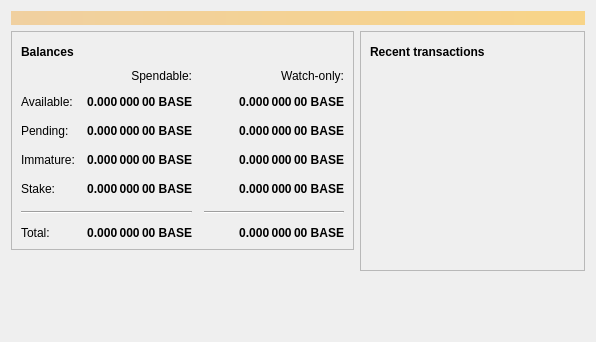
<?xml version="1.0" encoding="UTF-8"?>
<ui version="4.0">
 <class>OverviewPage</class>
 <widget class="QWidget" name="OverviewPage">
  <property name="geometry">
   <rect>
    <x>0</x>
    <y>0</y>
    <width>596</width>
    <height>342</height>
   </rect>
  </property>
  <property name="windowTitle">
   <string>Form</string>
  </property>
  <layout class="QVBoxLayout" name="topLayout">
   <item>
    <widget class="QLabel" name="labelAlerts">
     <property name="visible">
      <bool>false</bool>
     </property>
     <property name="styleSheet">
      <string notr="true">QLabel { background-color: qlineargradient(x1: 0, y1: 0, x2: 1, y2: 0, stop:0 #F0D0A0, stop:1 #F8D488); color:#000000; }</string>
     </property>
     <property name="wordWrap">
      <bool>true</bool>
     </property>
     <property name="margin">
      <number>3</number>
     </property>
     <property name="textInteractionFlags">
      <set>Qt::TextSelectableByMouse</set>
     </property>
    </widget>
   </item>
   <item>
    <layout class="QHBoxLayout" name="horizontalLayout" stretch="1,1">
     <item>
      <layout class="QVBoxLayout" name="verticalLayout_2">
       <item>
        <widget class="QFrame" name="frame">
         <property name="frameShape">
          <enum>QFrame::StyledPanel</enum>
         </property>
         <property name="frameShadow">
          <enum>QFrame::Raised</enum>
         </property>
         <layout class="QVBoxLayout" name="verticalLayout_4">
          <item>
           <layout class="QHBoxLayout" name="horizontalLayout_4">
            <item>
             <widget class="QLabel" name="label_5">
              <property name="font">
               <font>
                <weight>75</weight>
                <bold>true</bold>
               </font>
              </property>
              <property name="text">
               <string>Balances</string>
              </property>
             </widget>
            </item>
            <item>
             <widget class="QPushButton" name="labelWalletStatus">
              <property name="enabled">
               <bool>true</bool>
              </property>
              <property name="maximumSize">
               <size>
                <width>30</width>
                <height>16777215</height>
               </size>
              </property>
              <property name="toolTip">
               <string>The displayed information may be out of date. Your wallet automatically synchronizes with the Basemoncoin network after a connection is established, but this process has not completed yet.</string>
              </property>
              <property name="text">
               <string/>
              </property>
              <property name="icon">
               <iconset resource="../basemoncoin.qrc">
                <normaloff>:/icons/warning</normaloff>
                <disabledoff>:/icons/warning</disabledoff>:/icons/warning</iconset>
              </property>
              <property name="iconSize">
               <size>
                <width>24</width>
                <height>24</height>
               </size>
              </property>
              <property name="flat">
               <bool>true</bool>
              </property>
             </widget>
            </item>
            <item>
             <spacer name="horizontalSpacer_3">
              <property name="orientation">
               <enum>Qt::Horizontal</enum>
              </property>
              <property name="sizeHint" stdset="0">
               <size>
                <width>40</width>
                <height>20</height>
               </size>
              </property>
             </spacer>
            </item>
           </layout>
          </item>
          <item>
           <layout class="QGridLayout" name="gridLayout">
            <property name="spacing">
             <number>12</number>
            </property>
            <item row="2" column="2">
             <widget class="QLabel" name="labelWatchPending">
              <property name="font">
               <font>
                <weight>75</weight>
                <bold>true</bold>
               </font>
              </property>
              <property name="cursor">
               <cursorShape>IBeamCursor</cursorShape>
              </property>
              <property name="toolTip">
               <string>Unconfirmed transactions to watch-only addresses</string>
              </property>
              <property name="text">
               <string notr="true">0.000 000 00 BASE</string>
              </property>
              <property name="alignment">
               <set>Qt::AlignRight|Qt::AlignTrailing|Qt::AlignVCenter</set>
              </property>
              <property name="textInteractionFlags">
               <set>Qt::LinksAccessibleByMouse|Qt::TextSelectableByKeyboard|Qt::TextSelectableByMouse</set>
              </property>
             </widget>
            </item>
            <item row="2" column="1">
             <widget class="QLabel" name="labelUnconfirmed">
              <property name="font">
               <font>
                <weight>75</weight>
                <bold>true</bold>
               </font>
              </property>
              <property name="cursor">
               <cursorShape>IBeamCursor</cursorShape>
              </property>
              <property name="toolTip">
               <string>Total of transactions that have yet to be confirmed, and do not yet count toward the spendable balance</string>
              </property>
              <property name="text">
               <string notr="true">0.000 000 00 BASE</string>
              </property>
              <property name="alignment">
               <set>Qt::AlignRight|Qt::AlignTrailing|Qt::AlignVCenter</set>
              </property>
              <property name="textInteractionFlags">
               <set>Qt::LinksAccessibleByMouse|Qt::TextSelectableByKeyboard|Qt::TextSelectableByMouse</set>
              </property>
             </widget>
            </item>
            <item row="3" column="2">
             <widget class="QLabel" name="labelWatchImmature">
              <property name="font">
               <font>
                <weight>75</weight>
                <bold>true</bold>
               </font>
              </property>
              <property name="cursor">
               <cursorShape>IBeamCursor</cursorShape>
              </property>
              <property name="toolTip">
               <string>Mined balance in watch-only addresses that has not yet matured</string>
              </property>
              <property name="text">
               <string notr="true">0.000 000 00 BASE</string>
              </property>
              <property name="alignment">
               <set>Qt::AlignRight|Qt::AlignTrailing|Qt::AlignVCenter</set>
              </property>
              <property name="textInteractionFlags">
               <set>Qt::LinksAccessibleByMouse|Qt::TextSelectableByKeyboard|Qt::TextSelectableByMouse</set>
              </property>
             </widget>
            </item>
            <item row="5" column="0" colspan="2">
             <widget class="Line" name="line">
              <property name="orientation">
               <enum>Qt::Horizontal</enum>
              </property>
             </widget>
            </item>
            <item row="5" column="2">
             <widget class="Line" name="lineWatchBalance">
              <property name="sizePolicy">
               <sizepolicy hsizetype="Preferred" vsizetype="Fixed">
                <horstretch>0</horstretch>
                <verstretch>0</verstretch>
               </sizepolicy>
              </property>
              <property name="minimumSize">
               <size>
                <width>140</width>
                <height>0</height>
               </size>
              </property>
              <property name="orientation">
               <enum>Qt::Horizontal</enum>
              </property>
             </widget>
            </item>
            <item row="6" column="0">
             <widget class="QLabel" name="labelTotalText">
              <property name="text">
               <string>Total:</string>
              </property>
             </widget>
            </item>
            <item row="3" column="1">
             <widget class="QLabel" name="labelImmature">
              <property name="font">
               <font>
                <weight>75</weight>
                <bold>true</bold>
               </font>
              </property>
              <property name="cursor">
               <cursorShape>IBeamCursor</cursorShape>
              </property>
              <property name="toolTip">
               <string>Mined balance that has not yet matured</string>
              </property>
              <property name="text">
               <string notr="true">0.000 000 00 BASE</string>
              </property>
              <property name="alignment">
               <set>Qt::AlignRight|Qt::AlignTrailing|Qt::AlignVCenter</set>
              </property>
              <property name="textInteractionFlags">
               <set>Qt::LinksAccessibleByMouse|Qt::TextSelectableByKeyboard|Qt::TextSelectableByMouse</set>
              </property>
             </widget>
            </item>
            <item row="2" column="3">
             <spacer name="horizontalSpacer_2">
              <property name="orientation">
               <enum>Qt::Horizontal</enum>
              </property>
              <property name="sizeHint" stdset="0">
               <size>
                <width>40</width>
                <height>20</height>
               </size>
              </property>
             </spacer>
            </item>
            <item row="3" column="0">
             <widget class="QLabel" name="labelImmatureText">
              <property name="text">
               <string>Immature:</string>
              </property>
             </widget>
            </item>
            <item row="4" column="1">
             <widget class="QLabel" name="labelStake">
              <property name="font">
               <font>
                <weight>75</weight>
                <bold>true</bold>
               </font>
              </property>
              <property name="cursor">
               <cursorShape>IBeamCursor</cursorShape>
              </property>
              <property name="toolTip">
               <string>Stake</string>
              </property>
              <property name="text">
               <string notr="true">0.000 000 00 BASE</string>
              </property>
              <property name="alignment">
               <set>Qt::AlignRight|Qt::AlignTrailing|Qt::AlignVCenter</set>
              </property>
              <property name="textInteractionFlags">
               <set>Qt::LinksAccessibleByMouse|Qt::TextSelectableByKeyboard|Qt::TextSelectableByMouse</set>
              </property>
             </widget>
            </item>
            <item row="4" column="3">
             <spacer name="horizontalSpacer_4">
              <property name="orientation">
               <enum>Qt::Horizontal</enum>
              </property>
              <property name="sizeHint" stdset="0">
               <size>
                <width>40</width>
                <height>20</height>
               </size>
              </property>
             </spacer>
            </item>
            <item row="4" column="0">
             <widget class="QLabel" name="labelStakeText">
              <property name="text">
                <string>Stake:</string>
              </property>
             </widget>
            </item>
            <item row="4" column="2">
             <widget class="QLabel" name="labelWatchStake">
              <property name="font">
               <font>
                <weight>75</weight>
                <bold>true</bold>
               </font>
              </property>
              <property name="cursor">
               <cursorShape>IBeamCursor</cursorShape>
              </property>
              <property name="toolTip">
               <string>Watch Stake</string>
              </property>
              <property name="text">
               <string notr="true">0.000 000 00 BASE</string>
              </property>
              <property name="alignment">
               <set>Qt::AlignRight|Qt::AlignTrailing|Qt::AlignVCenter</set>
              </property>
              <property name="textInteractionFlags">
               <set>Qt::LinksAccessibleByMouse|Qt::TextSelectableByKeyboard|Qt::TextSelectableByMouse</set>
              </property>
             </widget>
            </item>
            <item row="6" column="1">
             <widget class="QLabel" name="labelTotal">
              <property name="font">
               <font>
                <weight>75</weight>
                <bold>true</bold>
               </font>
              </property>
              <property name="cursor">
               <cursorShape>IBeamCursor</cursorShape>
              </property>
              <property name="toolTip">
               <string>Your current total balance</string>
              </property>
              <property name="text">
               <string notr="true">0.000 000 00 BASE</string>
              </property>
              <property name="alignment">
               <set>Qt::AlignRight|Qt::AlignTrailing|Qt::AlignVCenter</set>
              </property>
              <property name="textInteractionFlags">
               <set>Qt::LinksAccessibleByMouse|Qt::TextSelectableByKeyboard|Qt::TextSelectableByMouse</set>
              </property>
             </widget>
            </item>
            <item row="6" column="2">
             <widget class="QLabel" name="labelWatchTotal">
              <property name="font">
               <font>
                <weight>75</weight>
                <bold>true</bold>
               </font>
              </property>
              <property name="cursor">
               <cursorShape>IBeamCursor</cursorShape>
              </property>
              <property name="toolTip">
               <string>Current total balance in watch-only addresses</string>
              </property>
              <property name="text">
               <string notr="true">0.000 000 00 BASE</string>
              </property>
              <property name="alignment">
               <set>Qt::AlignRight|Qt::AlignTrailing|Qt::AlignVCenter</set>
              </property>
              <property name="textInteractionFlags">
               <set>Qt::LinksAccessibleByMouse|Qt::TextSelectableByKeyboard|Qt::TextSelectableByMouse</set>
              </property>
             </widget>
            </item>
            <item row="0" column="2">
             <widget class="QLabel" name="labelWatchonly">
              <property name="text">
               <string>Watch-only:</string>
              </property>
              <property name="alignment">
               <set>Qt::AlignRight|Qt::AlignTrailing|Qt::AlignVCenter</set>
              </property>
             </widget>
            </item>
            <item row="1" column="0">
             <widget class="QLabel" name="labelBalanceText">
              <property name="text">
               <string>Available:</string>
              </property>
             </widget>
            </item>
            <item row="1" column="1">
             <widget class="QLabel" name="labelBalance">
              <property name="font">
               <font>
                <weight>75</weight>
                <bold>true</bold>
               </font>
              </property>
              <property name="cursor">
               <cursorShape>IBeamCursor</cursorShape>
              </property>
              <property name="toolTip">
               <string>Your current spendable balance</string>
              </property>
              <property name="text">
               <string notr="true">0.000 000 00 BASE</string>
              </property>
              <property name="alignment">
               <set>Qt::AlignRight|Qt::AlignTrailing|Qt::AlignVCenter</set>
              </property>
              <property name="textInteractionFlags">
               <set>Qt::LinksAccessibleByMouse|Qt::TextSelectableByKeyboard|Qt::TextSelectableByMouse</set>
              </property>
             </widget>
            </item>
            <item row="1" column="2">
             <widget class="QLabel" name="labelWatchAvailable">
              <property name="font">
               <font>
                <weight>75</weight>
                <bold>true</bold>
               </font>
              </property>
              <property name="cursor">
               <cursorShape>IBeamCursor</cursorShape>
              </property>
              <property name="toolTip">
               <string>Your current balance in watch-only addresses</string>
              </property>
              <property name="text">
               <string notr="true">0.000 000 00 BASE</string>
              </property>
              <property name="alignment">
               <set>Qt::AlignRight|Qt::AlignTrailing|Qt::AlignVCenter</set>
              </property>
              <property name="textInteractionFlags">
               <set>Qt::LinksAccessibleByMouse|Qt::TextSelectableByKeyboard|Qt::TextSelectableByMouse</set>
              </property>
             </widget>
            </item>
            <item row="2" column="0">
             <widget class="QLabel" name="labelPendingText">
              <property name="text">
               <string>Pending:</string>
              </property>
             </widget>
            </item>
            <item row="0" column="1">
             <widget class="QLabel" name="labelSpendable">
              <property name="text">
               <string>Spendable:</string>
              </property>
              <property name="alignment">
               <set>Qt::AlignRight|Qt::AlignTrailing|Qt::AlignVCenter</set>
              </property>
             </widget>
            </item>
           </layout>
          </item>
         </layout>
        </widget>
       </item>
       <item>
        <spacer name="verticalSpacer">
         <property name="orientation">
          <enum>Qt::Vertical</enum>
         </property>
         <property name="sizeHint" stdset="0">
          <size>
           <width>20</width>
           <height>40</height>
          </size>
         </property>
        </spacer>
       </item>
      </layout>
     </item>
     <item>
      <layout class="QVBoxLayout" name="verticalLayout_3">
       <item>
        <widget class="QFrame" name="frame_2">
         <property name="frameShape">
          <enum>QFrame::StyledPanel</enum>
         </property>
         <property name="frameShadow">
          <enum>QFrame::Raised</enum>
         </property>
         <layout class="QVBoxLayout" name="verticalLayout">
          <item>
           <layout class="QHBoxLayout" name="horizontalLayout_2">
            <item>
             <widget class="QLabel" name="label_4">
              <property name="font">
               <font>
                <weight>75</weight>
                <bold>true</bold>
               </font>
              </property>
              <property name="text">
               <string>Recent transactions</string>
              </property>
             </widget>
            </item>
            <item>
             <widget class="QPushButton" name="labelTransactionsStatus">
              <property name="enabled">
               <bool>true</bool>
              </property>
              <property name="maximumSize">
               <size>
                <width>30</width>
                <height>16777215</height>
               </size>
              </property>
              <property name="toolTip">
               <string>The displayed information may be out of date. Your wallet automatically synchronizes with the Basemoncoin network after a connection is established, but this process has not completed yet.</string>
              </property>
              <property name="text">
               <string/>
              </property>
              <property name="icon">
               <iconset resource="../basemoncoin.qrc">
                <normaloff>:/icons/warning</normaloff>
                <disabledoff>:/icons/warning</disabledoff>:/icons/warning</iconset>
              </property>
              <property name="iconSize">
               <size>
                <width>24</width>
                <height>24</height>
               </size>
              </property>
              <property name="flat">
               <bool>true</bool>
              </property>
             </widget>
            </item>
            <item>
             <spacer name="horizontalSpacer">
              <property name="orientation">
               <enum>Qt::Horizontal</enum>
              </property>
              <property name="sizeHint" stdset="0">
               <size>
                <width>40</width>
                <height>20</height>
               </size>
              </property>
             </spacer>
            </item>
           </layout>
          </item>
          <item>
           <widget class="QListView" name="listTransactions">
            <property name="styleSheet">
             <string notr="true">QListView { background: transparent; }</string>
            </property>
            <property name="frameShape">
             <enum>QFrame::NoFrame</enum>
            </property>
            <property name="verticalScrollBarPolicy">
             <enum>Qt::ScrollBarAlwaysOff</enum>
            </property>
            <property name="horizontalScrollBarPolicy">
             <enum>Qt::ScrollBarAlwaysOff</enum>
            </property>
            <property name="selectionMode">
             <enum>QAbstractItemView::NoSelection</enum>
            </property>
           </widget>
          </item>
         </layout>
        </widget>
       </item>
       <item>
        <spacer name="verticalSpacer_2">
         <property name="orientation">
          <enum>Qt::Vertical</enum>
         </property>
         <property name="sizeHint" stdset="0">
          <size>
           <width>20</width>
           <height>40</height>
          </size>
         </property>
        </spacer>
       </item>
      </layout>
     </item>
    </layout>
   </item>
  </layout>
 </widget>
 <resources/>
 <connections/>
</ui>
